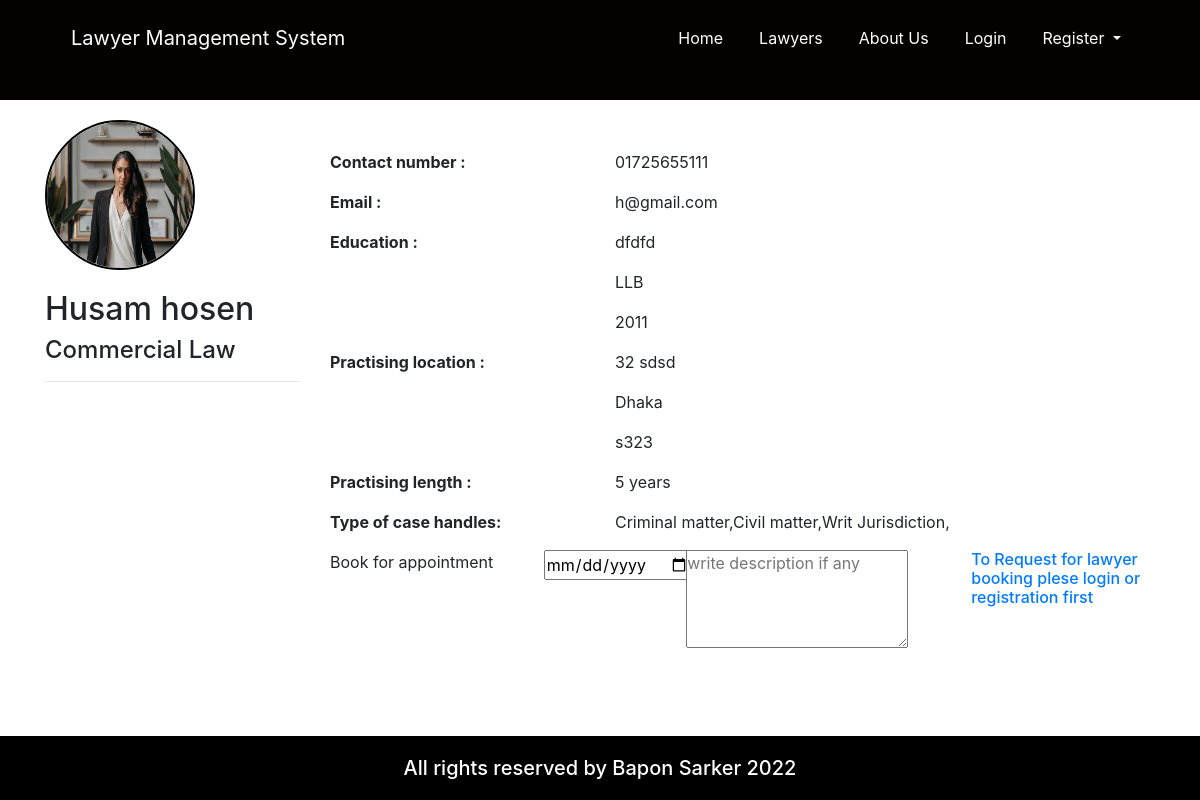
/single_lawyer.php?u_id=Lawyer5cba0637a2a93, run on the app's committed database.
### tables this page shows
CREATE TABLE `user` (
  `u_id` varchar(20) NOT NULL,
  `first_Name` varchar(100) NOT NULL,
  `last_Name` varchar(100) NOT NULL,
  `email` varchar(100) NOT NULL,
  `password` varchar(100) NOT NULL,
  `status` varchar(100) NOT NULL,
  `role` varchar(100) NOT NULL
);

CREATE TABLE `lawyer` (
  `lawyer_id` varchar(20) NOT NULL,
  `contact_Number` varchar(15) NOT NULL,
  `university_College` varchar(100) NOT NULL,
  `degree` varchar(100) NOT NULL,
  `passing_year` varchar(100) NOT NULL,
  `full_address` varchar(200) NOT NULL,
  `city` varchar(50) NOT NULL,
  `zip_code` varchar(50) NOT NULL,
  `practise_Length` varchar(100) NOT NULL,
  `case_handle` varchar(500) NOT NULL,
  `speciality` varchar(100) NOT NULL,
  `image` varchar(150) NOT NULL
);

### single_lawyer.php (the view, shortened to what this page needs)
<!doctype html>
<html lang="en">
	<head>
		<link rel="stylesheet" href="https://use.fontawesome.com/releases/v5.8.1/css/all.css">
		<link rel="stylesheet" href="css/all.css">
		<link rel="stylesheet" href="css/bootstrap.css">
		<link rel="stylesheet" href="css/style.css">
		<link rel="stylesheet" href="css/media.css">
	</head>
	<body>
		<header class="customnav">
			<div class="container">
				<div class="row">
					<div class="col-md-12">
						<nav class="navbar navbar-expand-lg ">
							<a class="navbar-brand cus-a" href="index.php">Lawyer Management System</a>
							<div class="collapse navbar-collapse" id="navbarSupportedContent">
								<ul class="navbar-nav ml-auto ">
									<li class="active">
										<a class="nav-link cus-a" href="index.php">Home <span class="sr-only">(current)</span></a>
									</li>
									<li class="">
										<a class="nav-link cus-a" href="lawyers.php">Lawyers</a>
									</li>
									<li class="">
										<a class="nav-link cus-a" href="#">About Us</a>
									</li>
									<?php if(isset($_SESSION['login']) && $_SESSION['login'] == TRUE){ ?>
										<li class="">
											<a class="nav-link cus-a" href="user_dashboard.php">Dashboard</a>
										</li>
										<li class="">
											<a class="nav-link cus-a" href="logout.php">Logout</a>
										</li>
										<?php }else{ ?>
										<li class="">
											<a class="nav-link cus-a" href="login.php">Login</a>
										</li>
										<li class="nav-item dropdown">
											<a class="nav-link dropdown-toggle cus-a" href="#" id="navbarDropdown" role="button" data-toggle="dropdown" aria-haspopup="true" aria-expanded="false">
												Register
											</a>
										</li>
									<?php }?>
								</ul>
							</div>
						</nav>
					</div>
				</div>
			</div>
		</header>
		<section>
			<div class="container">
				<div class="row">
					<?php
						$conn = connect();
						$result = mysqli_query($conn,"SELECT * FROM user,lawyer WHERE user.u_id=lawyer.lawyer_id AND user.status='Active' AND user.u_id='" . $_GET['u_id'] . "'");
						while($row = mysqli_fetch_array($result)) {
						?>
						<div class="col-md-3">
							<div class="sideprofile">
								<img src="images/upload/<?php echo $row["image"]; ?>" class="img-fluid profile_img" alt="profile picture">
								<h2><?php echo $row["first_Name"]; ?> <?php echo $row["last_Name"]; ?></h2>
								<h4><?php echo $row["speciality"]; ?></h4>
								<hr>
							</div>
						</div>
						<div class="col-md-9">
							<div class="mainprofile">
								<div class="infogroup row">
									<div class="col-md-4">
										<label for="email"><b>Contact number :</b></label>
									</div>
									<div class="col-md-8">
										<p><?php echo $row["contact_Number"]; ?></p>
									</div>
								</div>
								<div class="infogroup row">
									<div class="col-md-4">
										<label for="email"><b>Email :</b></label>
									</div>
									<div class="col-md-8">
										<p><?php echo $row["email"]; ?></p>
									</div>
								</div>
								<div class="infogroup row">
									<div class="col-md-4">
										<label for="email"><b>Education :</b></label>
									</div>
									<div class="col-md-8">
										<p><?php echo $row["university_College"]; ?></p>
										<p><?php echo $row["degree"]; ?></p>
										<p><?php echo $row["passing_year"]; ?></p>
									</div>
								</div>
								<div class="infogroup row">
									<div class="col-md-4">
										<label for="email"><b>Practising location :</b></label>
									</div>
									<div class="col-md-8">
										<p><?php echo $row["full_address"]; ?></p>
										<p><?php echo $row["city"]; ?></p>
										<p><?php echo $row["zip_code"]; ?></p>
									</div>
								</div>
								<div class="infogroup row">
									<div class="col-md-4">
										<label for="email"><b>Practising length :</b></label>
									</div>
									<div class="col-md-8">
										<p><?php echo $row["practise_Length"]; ?></p>
									</div>
								</div>
								<div class="infogroup row">
									<div class="col-md-4">
										<label for="email"><b>Type of case handles:</b></label>
									</div>
									<div class="col-md-8">
										<p><?php echo $row["case_handle"]; ?></p>
									</div>
								</div>
								<form action="save_booking.php" method="post">
									<div class="row">
										<div class="col-md-3">
											Book for appointment
										</div>
										<div class="col-md-2">
											<input type="date"  name="date" >
										</div>
										<div class="col-md-4">
											<textarea name="description" id="" cols="20" rows="4" placeholder="write description if any"></textarea>
										</div>
										<div class="col-md-3 float-right">
											<?php if(isset($_SESSION['login']) && $_SESSION['login'] == TRUE){ ?>
												<input name="post" type="submit" class="btn btn-block btn-info" value="Request booking" />
												<?php }else{ ?>
												<h6><a href="login.php">To Request for lawyer booking plese login or registration first</a></h6>
											<?php }?>
										</div>
									</div>
								</form>
							</div>
						</div>
						<?php
						}
					?>
				</div>
			</div>
		</section>
		<footer>
			<div class="container">
			<div class="row">
			<div class="col">
			<h5>All rights reserved by Bapon Sarker 2022</h5>
			</div>
			</div>
			</div>
			</footer>
			</body>
			</html>

### css/style.css (style rules this page uses)
* { margin: 0; padding: 0; }
html { height: 100% !important; }
body { display: flex !important; min-height: 100% !important; flex-direction: column; }
.customnav { background-color: #040000; height: 100px; }
.customnav a { margin: 10px 10px; }
.cus-a { color: white !important; }
footer { margin-top: auto; background-color: black; color: white; }
footer h5 { text-align: center; margin: 20px 0px; }
.profile_img { width: 150px; height: 150px; border-radius: 75px; border: 2px solid black; margin: 20px 0px; }
.mainprofile { margin: 50px 0px; }

### data on the page
user: lawyer.image (picture), first_Name "Husam", last_Name "hosen", lawyer.speciality "Commercial Law", lawyer.contact_Number "01725655111", email "h@gmail.com", lawyer.university_College "dfdfd", lawyer.degree "LLB", lawyer.passing_year "2011", lawyer.full_address "32 sdsd", lawyer.city "Dhaka", lawyer.zip_code "s323", lawyer.practise_Length "5 years", lawyer.case_handle "Criminal matter,Civil matter,Writ Jurisdiction,"
